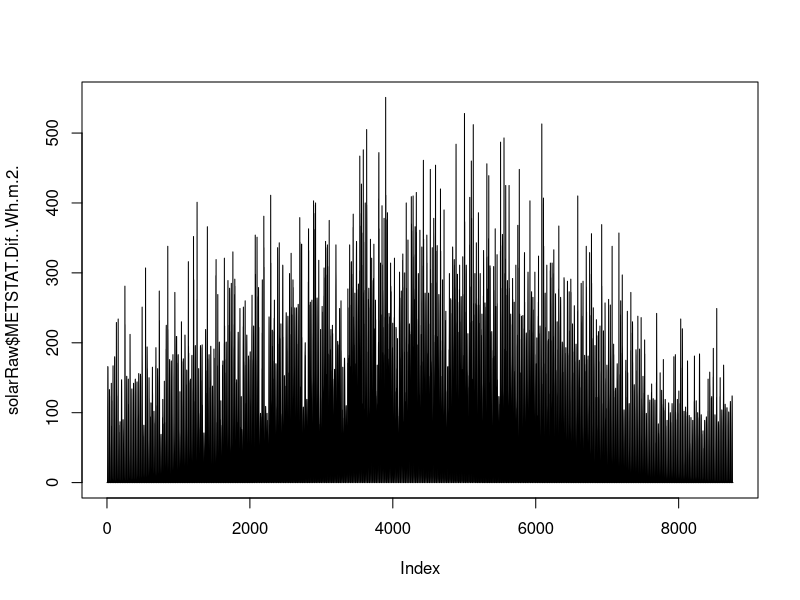

R code for this plot:
setwd("/Users/Nick/mysisModeling")

#Data comes from http://rredc.nrel.gov/solar/old_data/nsrdb/1991-2010/
solarRaw = read.csv("data/726170_1991_solar.csv")

plot(solarRaw$METSTAT.Dif..Wh.m.2., type = "l")